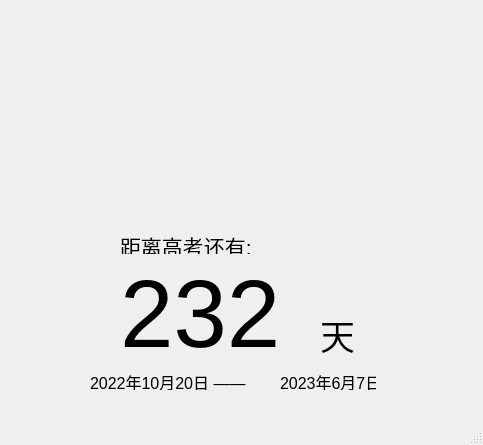
<?xml version="1.0" encoding="UTF-8"?>
<ui version="4.0">
 <class>DayCountClass</class>
 <widget class="QMainWindow" name="DayCountClass">
  <property name="geometry">
   <rect>
    <x>0</x>
    <y>0</y>
    <width>483</width>
    <height>445</height>
   </rect>
  </property>
  <property name="windowTitle">
   <string>DayCount</string>
  </property>
  <property name="layoutDirection">
   <enum>Qt::LeftToRight</enum>
  </property>
  <widget class="QWidget" name="centralWidget">
   <widget class="QLabel" name="targetDate">
    <property name="enabled">
     <bool>true</bool>
    </property>
    <property name="geometry">
     <rect>
      <x>280</x>
      <y>370</y>
      <width>96</width>
      <height>20</height>
     </rect>
    </property>
    <property name="text">
     <string>&lt;html&gt;&lt;head/&gt;&lt;body&gt;&lt;p&gt;&lt;span style=&quot; font-size:12pt;&quot;&gt;2023年6月7日&lt;/span&gt;&lt;/p&gt;&lt;/body&gt;&lt;/html&gt;</string>
    </property>
   </widget>
   <widget class="QLabel" name="currentDate">
    <property name="geometry">
     <rect>
      <x>90</x>
      <y>370</y>
      <width>346</width>
      <height>20</height>
     </rect>
    </property>
    <property name="text">
     <string>&lt;html&gt;&lt;head/&gt;&lt;body&gt;&lt;p&gt;&lt;span style=&quot; font-size:12pt;&quot;&gt;2022年10月20日 ——&lt;/span&gt;&lt;/p&gt;&lt;/body&gt;&lt;/html&gt;</string>
    </property>
   </widget>
   <widget class="QLabel" name="dayText">
    <property name="geometry">
     <rect>
      <x>320</x>
      <y>280</y>
      <width>127</width>
      <height>111</height>
     </rect>
    </property>
    <property name="text">
     <string>&lt;html&gt;&lt;head/&gt;&lt;body&gt;&lt;p&gt;&lt;span style=&quot; font-size:26pt;&quot;&gt;天&lt;/span&gt;&lt;/p&gt;&lt;/body&gt;&lt;/html&gt;</string>
    </property>
   </widget>
   <widget class="QLabel" name="days">
    <property name="geometry">
     <rect>
      <x>120</x>
      <y>260</y>
      <width>277</width>
      <height>111</height>
     </rect>
    </property>
    <property name="text">
     <string>&lt;html&gt;&lt;head/&gt;&lt;body&gt;&lt;p&gt;&lt;span style=&quot; font-size:72pt;&quot;&gt;232&lt;/span&gt;&lt;/p&gt;&lt;/body&gt;&lt;/html&gt;</string>
    </property>
   </widget>
   <widget class="QLabel" name="tipText">
    <property name="geometry">
     <rect>
      <x>120</x>
      <y>230</y>
      <width>229</width>
      <height>24</height>
     </rect>
    </property>
    <property name="text">
     <string>&lt;html&gt;&lt;head/&gt;&lt;body&gt;&lt;p&gt;&lt;span style=&quot; font-size:16pt;&quot;&gt;距离高考还有:&lt;/span&gt;&lt;/p&gt;&lt;/body&gt;&lt;/html&gt;</string>
    </property>
   </widget>
  </widget>
  <widget class="QMenuBar" name="menuBar">
   <property name="geometry">
    <rect>
     <x>0</x>
     <y>0</y>
     <width>483</width>
     <height>23</height>
    </rect>
   </property>
  </widget>
  <widget class="QStatusBar" name="statusBar"/>
 </widget>
 <layoutdefault spacing="6" margin="11"/>
 <resources>
  <include location="DayCount.qrc"/>
 </resources>
 <connections/>
</ui>
